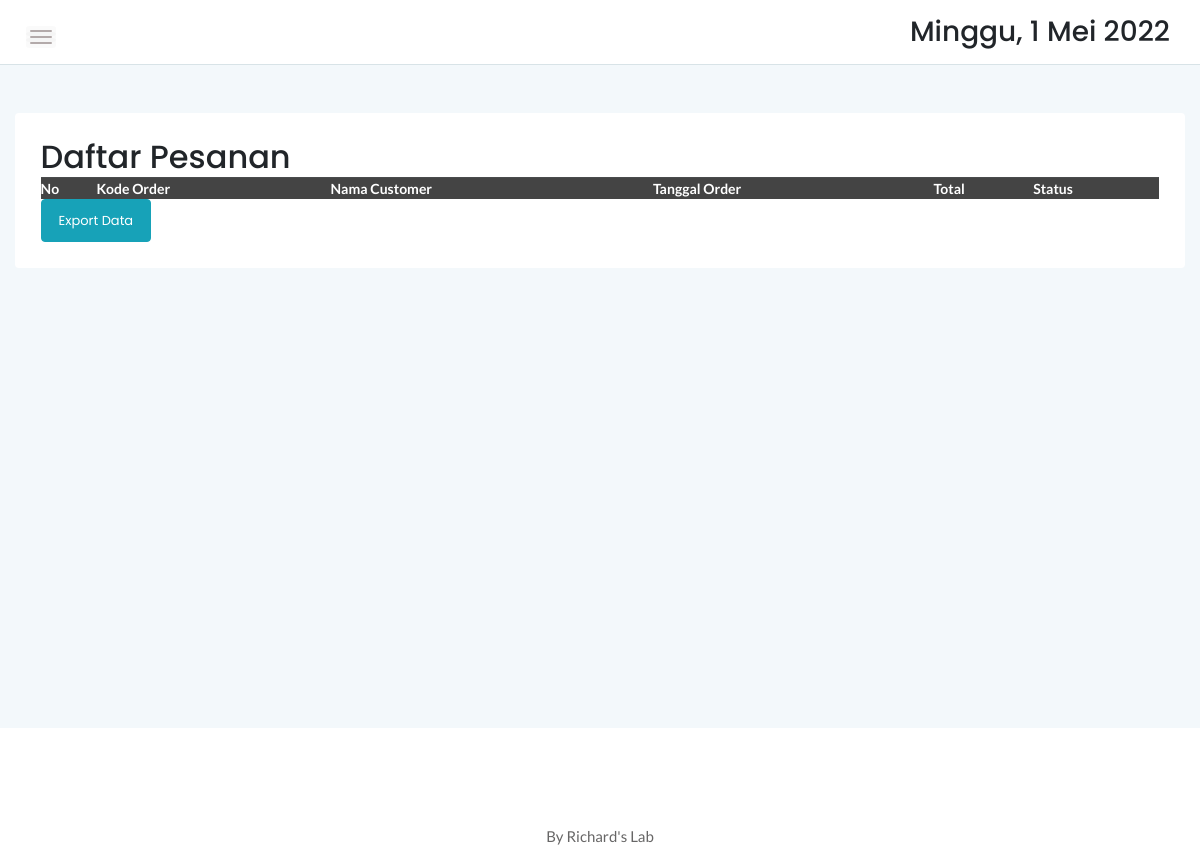
The app's page /admin/manageorder.php, older data.
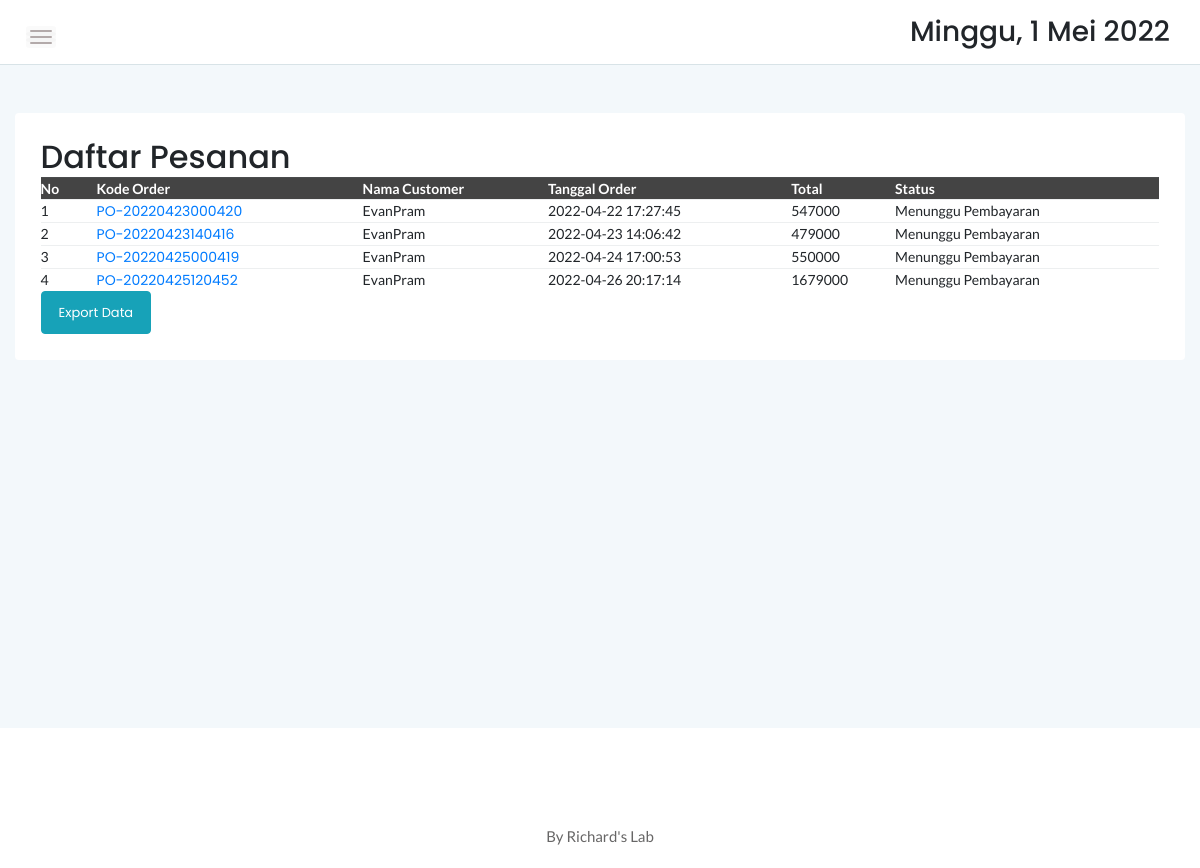
The same page, newer data.
### tables this page shows
CREATE TABLE `orders` (
  `id_order` varchar(100) NOT NULL,
  `id_user` int(11) NOT NULL,
  `total_harga` int(11) NOT NULL,
  `metode_pembayaran` int(11) NOT NULL,
  `status` varchar(25) NOT NULL DEFAULT 'Payment',
  `tglDibuat` timestamp NOT NULL DEFAULT CURRENT_TIMESTAMP
);

CREATE TABLE `user` (
  `id_User` int(11) NOT NULL,
  `username` varchar(255) NOT NULL,
  `password` varchar(255) NOT NULL,
  `email` varchar(255) NOT NULL,
  `status` int(11) NOT NULL DEFAULT '2',
  `tglDibuat` timestamp NOT NULL DEFAULT CURRENT_TIMESTAMP
);

### admin/assets/PHP/load-order.php (called while the page is built)
<?php
    require "connection.php";
    $sqlOrderlist = mysqli_query($conn, "SELECT * FROM orders");
    while($temp = mysqli_fetch_assoc($sqlOrderlist)){
        $ordersList[] = $temp;
        $iduser = $temp['id_user'];
        $sqlNamaUser = mysqli_query($conn, "SELECT username FROM user WHERE id_user = $iduser");
        $namaUser[] = mysqli_fetch_assoc($sqlNamaUser);
    }
?>

### admin/manageorder.php (the view, shortened to what this page needs)
<?php
    require "assets/PHP/load-order.php";
?>
<!doctype html>
<html class="no-js" lang="en">
<head>
    <link rel="stylesheet" href="assets/css/bootstrap.min.css">
    <link rel="stylesheet" href="assets/css/font-awesome.min.css">
    <link rel="stylesheet" href="assets/css/themify-icons.css">
    <link rel="stylesheet" href="assets/css/metisMenu.css">
    <link rel="stylesheet" href="assets/css/owl.carousel.min.css">
    <link rel="stylesheet" href="assets/css/slicknav.min.css">
    <link rel="stylesheet" href="https://www.amcharts.com/lib/3/plugins/export/export.css" type="text/css" media="all" />
	<link rel="stylesheet" type="text/css" href="https://cdn.datatables.net/1.10.20/css/jquery.dataTables.min.css">
    <link rel="stylesheet" type="text/css" href="https://cdn.datatables.net/1.10.20/css/jquery.dataTables.css">
    <link rel="stylesheet" type="text/css" href="https://cdn.datatables.net/1.10.20/css/dataTables.bootstrap4.min.css">
    <link rel="stylesheet" type="text/css" href="https://cdn.datatables.net/responsive/2.2.3/css/responsive.bootstrap.min.css">
    <link rel="stylesheet" type="text/css" href="https://cdn.datatables.net/responsive/2.2.3/css/responsive.jqueryui.min.css">
	<link rel="stylesheet" type="text/css" href="https://cdn.datatables.net/buttons/1.5.2/css/buttons.dataTables.min.css">
    <link rel="stylesheet" href="assets/css/typography.css">
    <link rel="stylesheet" href="assets/css/default-css.css">
    <link rel="stylesheet" href="assets/css/styles.css">
    <link rel="stylesheet" href="assets/css/responsive.css">
</head>
<body>
    <div class="page-container">
        <div class="main-content">
            <div class="header-area">
                <div class="row align-items-center">
                    <div class="col-md-6 col-sm-8 clearfix">
                        <div class="nav-btn pull-left">
                            <span></span>
                            <span></span>
                            <span></span>
                        </div>
                    </div>
                    <div class="col-md-6 col-sm-4 clearfix">
                        <ul class="notification-area pull-right">
                            <li><h3><div class="date">
						</b></div></h3>
						</li>
                        </ul>
                    </div>
                </div>
            </div>
            <div class="main-content-inner">
                <div class="row mt-5 mb-5">
                    <div class="col-12">
                        <div class="card">
                            <div class="card-body">
                                <div class="d-sm-flex justify-content-between align-items-center">
									<h2>Daftar Pesanan</h2>
								</div>
                                    <div class="data-tables datatable-dark">
										 <table id="dataTable3" class="display" style="width:100%"><thead class="thead-dark">
											<tr>
												<th style="width:5%">No</th>
												<th>Kode Order</th>
												<th>Nama Customer</th>
												<th>Tanggal Order</th>
												<th>Total</th>
												<th>Status</th>
											</tr></thead>
                                            <tbody>
											<?php foreach ($ordersList as $key=>$orders):?>
                                            <tr onclick="window.location.href='order-detail.php?order=<?=$orders['id_order']?>'">
                                                <td>
                                                    <?=$key+1?>
                                                </td>
                                                <td>
                                                    <a href="order-detail.php?order=<?=$orders['id_order']?>">
                                                        <?=$orders['id_order']?>
                                                    </a>
                                                </td>
                                                <td>
                                                    <?=$namaUser[$key]['username']?>
                                                </td>
                                                <td>
                                                    <?=$orders['tglDibuat']?>
                                                </td>
                                                <td>
                                                    <?=$orders['total_harga']?>
                                                </td>
                                                <?php if($orders['status'] == "Payment"): ?>
                                                <td>
                                                    Menunggu Pembayaran
                                                </td>
                                                <?php endif; ?>
                                            </tr>
                                            <?php endforeach; ?>
										    </tbody>
										</table>
                                    </div>
									<a href="datapesanan.php" target="_blank" class="btn btn-info">Export Data</a>
                                </div>
                            </div>
                        </div>
                    </div>
                </div>
            </div>
        </div>
        <footer>
            <div class="footer-area">
                <p>By Richard's Lab</p>
            </div>
        </footer>
</body>
</html>

### admin/assets/css/typography.css (style rules this page uses)
body { font-size: 14px; font-family: 'Lato', sans-serif; }
h1, h2, h3, h4, h5, h6 { margin: 0; font-family: 'Poppins', sans-serif; }
p { font-family: 'Lato', sans-serif; font-size: 15px; line-height: 26px; color: #444; margin-bottom: 0; }
a, a:visited { text-decoration: none; transition: all 0.3s ease-in-out; -webkit-transition: all 0.3s ease-in-out; -moz-transition: all 0.3s ease-in-out; -o-transition: all 0.3s ease-in-out; outline: 0; font-family: 'Poppins', sans-serif; }
ul, ol { margin-bottom: 0px; margin-top: 0px; padding: 0; }
ul { margin: 0; list-style-type: none; }

### admin/assets/css/default-css.css (style rules this page uses)
* { margin: 0; padding: 0; box-sizing: border-box; }
*, *:before, *:after { -moz-box-sizing: border-box; -webkit-box-sizing: border-box; box-sizing: border-box; }
html { -webkit-font-smoothing: antialiased; }
body { background: #fff; font-weight: normal; -webkit-font-smoothing: antialiased; -webkit-text-size-adjust: 100%; }
:root { --primary-color: #4336FB; }

### admin/assets/css/styles.css (style rules this page uses)
.page-container { width: 100%; height: 100%; min-height: 100vh; padding-left: 280px; -webkit-transition: padding-left 0.3s ease 0s; transition: padding-left 0.3s ease 0s; }
.card { border: none; border-radius: 4px; background-color: #fff; -webkit-transition: all 0.3s ease 0s; transition: all 0.3s ease 0s; }
.card-body { padding: 25.6px; padding: 1.6rem; }
.main-content { width: 100%; background: #F3F8FB; }
.main-content-inner { padding: 0 30px 50px; }
.header-area { padding: 15px 30px; background: #fff; border-bottom: 1px solid #d8e3e7; }
.nav-btn { margin-right: 30px; margin-top: 10px; cursor: pointer; }
.nav-btn span { display: block; width: 22px; height: 2px; background: #b3aaaa; margin: 4px 0; border-radius: 15px; -webkit-transition: all 0.3s ease 0s; transition: all 0.3s ease 0s; box-shadow: 0 0 0 4px rgba(99, 96, 96, 0.03); }
.notification-area { -webkit-user-select: none; -moz-user-select: none; -ms-user-select: none; user-select: none; position: relative; z-index: 1; }
.notification-area li { display: inline-block; margin-left: 20px; cursor: pointer; -webkit-user-select: none; -moz-user-select: none; -ms-user-select: none; user-select: none; }
.footer-area { text-align: center; padding: 23px 0 19px; background: #fff; }
.footer-area p { color: #676666; margin-bottom: 0; }
.btn { padding: 11px 17px; font-size: 13px; letter-spacing: 0; }
table tr th { border-bottom: none; }
table tr th, table tr td { border-top: 1px solid rgba(120, 130, 140, 0.13) !important; }
.datatable-dark thead { background: #444; color: #fff; }

### admin/assets/css/responsive.css (style rules this page uses)
@media (min-width: 1200px) and (max-width: 1364px) { .main-content-inner { padding: 0 15px 50px; } }
@media (min-width: 1200px) and (max-width: 1364px) { .page-container, .sbar_collapsed.page-container { padding-left: 0; } }

Row changes from the older to the newer data that the page shows:
added orders: id_order "PO-20220423000420", id_user.username "EvanPram", tglDibuat "2022-04-22 17:27:45", total_harga "547000", status "Menunggu Pembayaran"
added orders: id_order "PO-20220423140416", id_user.username "EvanPram", tglDibuat "2022-04-23 14:06:42", total_harga "479000", status "Menunggu Pembayaran"
added orders: id_order "PO-20220425000419", id_user.username "EvanPram", tglDibuat "2022-04-24 17:00:53", total_harga "550000", status "Menunggu Pembayaran"
added orders: id_order "PO-20220425120452", id_user.username "EvanPram", tglDibuat "2022-04-26 20:17:14", total_harga "1679000", status "Menunggu Pembayaran"
